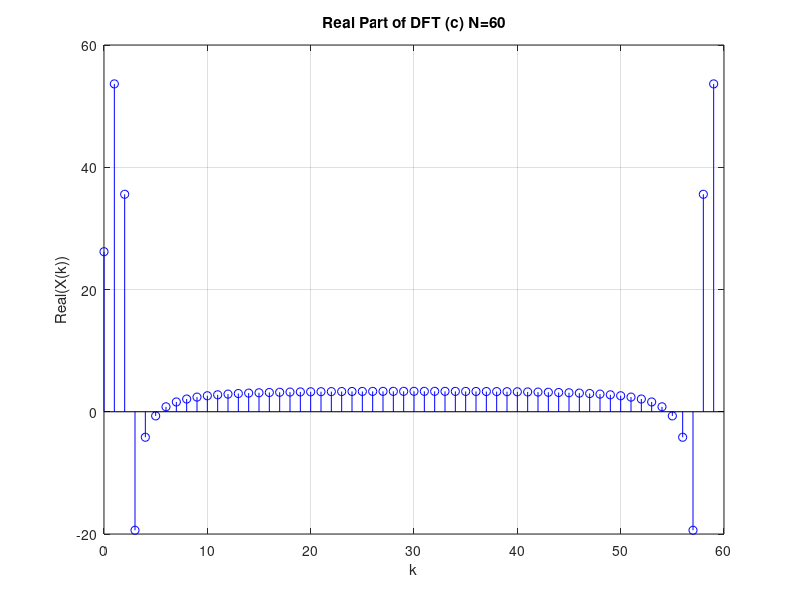
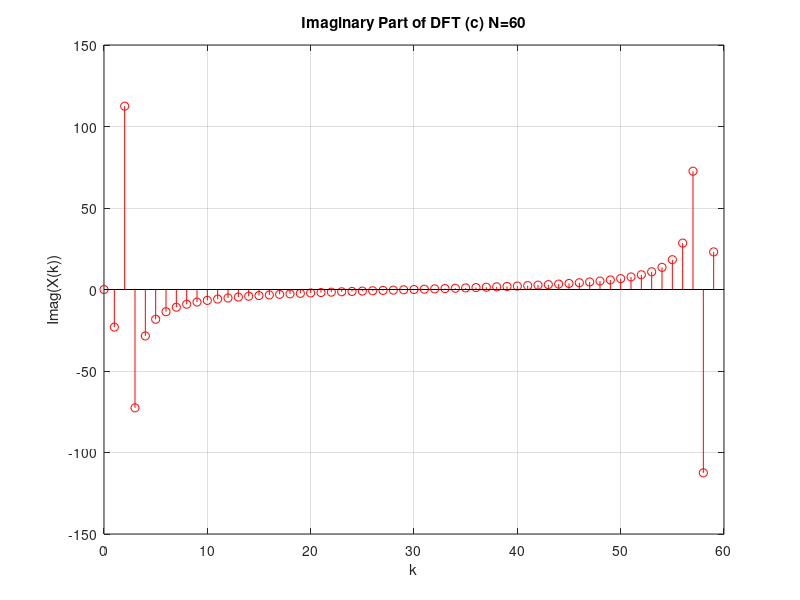

MATLAB code for these plots, in order:
% (c) N = 60
N = 60;
Fs = 100;               % 샘플링 주파수
t_step = 1 / Fs;        % 샘플링 간격 : 0.01
t = (0:N-1) * t_step; 

% Signal generation
f1 = 2; % sin의 주파수
f2 = 4; % cos의 주파수
x = 2 * sin(2 * pi * f1 * t) + 5 * cos(2 * pi * f2 * t); % xa(t) 신호 정의

% DFT computation
X = fft(x, N);

% Plot Real part
figure;
stem(0:N-1, real(X), 'b');
title('Real Part of DFT (c) N=60');
xlabel('k');
ylabel('Real(X(k))');
grid on;

% Plot Imaginary part
figure;
stem(0:N-1, imag(X), 'r');
title('Imaginary Part of DFT (c) N=60');
xlabel('k');
ylabel('Imag(X(k))');
grid on;
